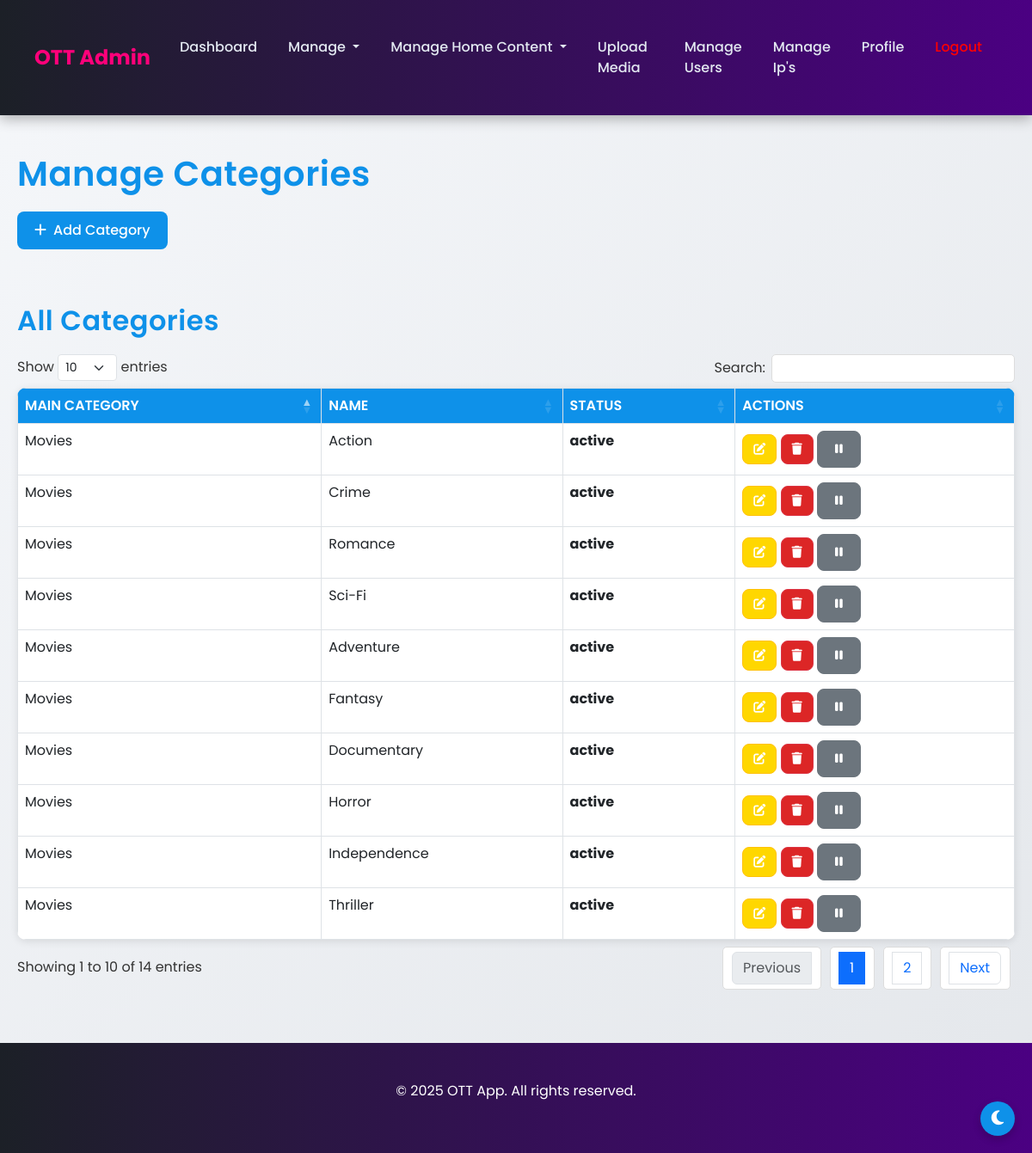
Page /admin/manage_categories.php (signed in) on the committed database.
### tables this page shows
CREATE TABLE `categories` (
  `category_id` int(11) NOT NULL,
  `name` varchar(50) NOT NULL,
  `status` enum('active','inactive') NOT NULL DEFAULT 'active',
  `main_category_id` int(11) NOT NULL DEFAULT 1
);

CREATE TABLE `main_categories` (
  `category_id` int(11) NOT NULL,
  `name` varchar(255) NOT NULL,
  `status` enum('active','inactive') DEFAULT 'active'
);

### admin/manage_categories.php (the view, shortened to what this page needs)
<?php
include '../api/config.php';
?>
<!DOCTYPE html>
<html lang="en">
<head>
    <?php include 'includes/header.php'; ?>
</head>
<body>
    <?php include 'includes/navbar.php'; ?>
    <div class="container-fluid">
        <h1 class="mt-4">Manage Categories</h1>
        <?php
        $show_form = isset($_GET['form']) && in_array($_GET['form'], ['add', 'edit']);
        $edit_mode = $show_form && $_GET['form'] == 'edit' && isset($_GET['id']);
        ?>
        <?php if ($show_form) { ?>
            <form method="post" action="../api/categories.php" class="p-4 shadow-sm rounded bg-white">
                <input type="hidden" name="action" value="<?php echo $edit_mode ? 'update_category' : 'add_category'; ?>">
                <?php if ($edit_mode) { ?>
                    <input type="hidden" name="category_id" value="<?php echo $category['category_id']; ?>">
                <?php } ?>
                <div class="mb-3">
                    <label class="form-label">Main Category</label>
                    <select class="form-control" name="main_category_id" id="main_category_id" required <?php echo $edit_mode ? 'disabled' : ''; ?>>
                        <?php
                        $result = $conn->query("SELECT * FROM main_categories WHERE status = 'active'");
                        while ($row = $result->fetch_assoc()) {
                            $selected = $edit_mode && $row['category_id'] == $category['main_category_id'] ? 'selected' : '';
                            echo "<option value='{$row['category_id']}' $selected>{$row['name']}</option>";
                        }
                        ?>
                    </select>
                </div>
                <div class="mb-3">
                    <label class="form-label">Name</label>
                    <input type="text" class="form-control" name="name" value="<?php echo $edit_mode ? htmlspecialchars($category['name']) : ''; ?>" required>
                </div>
                <?php if ($edit_mode) { ?>
                    <div class="mb-3">
                        <label class="form-label">Status</label>
                        <select class="form-control" name="status" required>
                            <option value="active" <?php echo $category['status'] == 'active' ? 'selected' : ''; ?>>Active</option>
                            <option value="inactive" <?php echo $category['status'] == 'inactive' ? 'selected' : ''; ?>>Inactive</option>
                        </select>
                    </div>
                <?php } ?>
                <button type="submit" class="btn btn-primary">
                    <i class="fas fa-<?php echo $edit_mode ? 'edit' : 'plus'; ?> me-2"></i>
                    <?php echo $edit_mode ? 'Update Category' : 'Add Category'; ?>
                </button>
                <a href="manage_categories.php" class="btn btn-secondary">Cancel</a>
            </form>
        <?php } else { ?>
            <a href="manage_categories.php?form=add" class="btn btn-primary mb-3">
                <i class="fas fa-plus me-2"></i>Add Category
            </a>
        <?php } ?>
        <h2 class="mt-5">All Categories</h2>
        <table id="categoriesTable" class="table table-bordered">
            <thead>
                <tr>
                    <th>Main Category</th>
                    <th>Name</th>
                    <th>Status</th>
                    <th>Actions</th>
                </tr>
            </thead>
            <tbody>
                <?php
                $result = $conn->query("SELECT c.*, mc.name as main_category_name FROM categories c JOIN main_categories mc ON c.main_category_id = mc.category_id");
                while ($row = $result->fetch_assoc()) {
                    $status_class = $row['status'] == 'active' ? 'status-active' : 'status-inactive';
                    echo "<tr>
                        <td>" . htmlspecialchars($row['main_category_name']) . "</td>
                        <td>" . htmlspecialchars($row['name']) . "</td>
                        <td class='$status_class'>" . htmlspecialchars($row['status']) . "</td>
                        <td>
                            <a href='manage_categories.php?form=edit&id={$row['category_id']}' class='btn btn-sm btn-warning'><i class='fas fa-edit'></i></a>
                            <form method='post' action='../api/categories.php' style='display:inline;'>
                                <input type='hidden' name='action' value='delete_category'>
                                <input type='hidden' name='category_id' value='{$row['category_id']}'>
                                <button type='submit' class='btn btn-sm btn-danger'><i class='fas fa-trash'></i></button>
                            </form>
                            <form method='post' action='../api/categories.php' style='display:inline;'>
                                <input type='hidden' name='action' value='toggle_status'>
                                <input type='hidden' name='category_id' value='{$row['category_id']}'>
                                <input type='hidden' name='current_status' value='{$row['status']}'>
                                <button type='submit' class='btn btn-sm btn-" . ($row['status'] == 'active' ? 'secondary' : 'success') . "'>
                                    <i class='fas fa-" . ($row['status'] == 'active' ? 'pause' : 'play') . "'></i>
                                </button>
                            </form>
                        </td>
                    </tr>";
                }
                ?>
            </tbody>
        </table>
    </div>
    <?php include 'includes/footer.php'; ?>
</body>
</html>

### assets/css/style.css (style rules this page uses)
* { margin: 0; padding: 0; box-sizing: border-box; font-family: 'Poppins', sans-serif; }
body { background: linear-gradient(135deg, #f5f7fa 0%, #e4e7eb 100%); min-height: 100vh; color: #333; transition: background 0.3s ease, color 0.3s ease; }
.container, .container-fluid { padding: 20px; max-width: 1400px; margin: 0 auto; }
h1, h2 { font-weight: 600; color: #0e91e9; margin-bottom: 20px; letter-spacing: 0.5px; }
.btn { border-radius: 8px; padding: 10px 20px; font-weight: 500; transition: all 0.3s ease; }
.btn-primary { background: #0e91e9; border: none; color: #fff; }
.btn-warning, .btn-danger { padding: 6px 12px; color: #fff; }
.btn-warning { background: #ffd700; }
.btn-danger { background: #dc2626; }
table.dataTable { border-radius: 10px; overflow: hidden; background: #fff; box-shadow: 0 2px 10px rgba(0, 0, 0, 0.1); color: #333; }
table.dataTable thead th { background: #0e91e9; color: #fff; font-weight: 600; text-transform: uppercase; }
table.dataTable tbody tr { transition: background 0.3s ease; }

### admin/manage_categories.php (style rules this page uses)
.status-active { color: green; font-weight: bold; }

### rows in the picture
categories: main_category.name "Movies", name "Action", status "active"
categories: main_category.name "Movies", name "Crime", status "active"
categories: main_category.name "Movies", name "Romance", status "active"
categories: main_category.name "Movies", name "Sci-Fi", status "active"
categories: main_category.name "Movies", name "Adventure", status "active"
categories: main_category.name "Movies", name "Fantasy", status "active"
categories: main_category.name "Movies", name "Documentary", status "active"
categories: main_category.name "Movies", name "Horror", status "active"
categories: main_category.name "Movies", name "Independence", status "active"
categories: main_category.name "Movies", name "Thriller", status "active"
